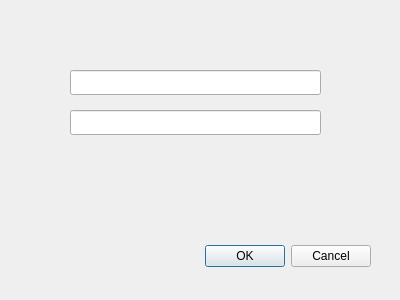
<?xml version="1.0" encoding="UTF-8"?>
<ui version="4.0">
 <class>AddMotherboard</class>
 <widget class="QDialog" name="AddMotherboard">
  <property name="geometry">
   <rect>
    <x>0</x>
    <y>0</y>
    <width>400</width>
    <height>300</height>
   </rect>
  </property>
  <property name="windowTitle">
   <string>Dialog</string>
  </property>
  <widget class="QDialogButtonBox" name="buttonBox">
   <property name="geometry">
    <rect>
     <x>30</x>
     <y>240</y>
     <width>341</width>
     <height>32</height>
    </rect>
   </property>
   <property name="orientation">
    <enum>Qt::Horizontal</enum>
   </property>
   <property name="standardButtons">
    <set>QDialogButtonBox::Cancel|QDialogButtonBox::Ok</set>
   </property>
  </widget>
  <widget class="QLineEdit" name="lineEdit">
   <property name="geometry">
    <rect>
     <x>70</x>
     <y>70</y>
     <width>251</width>
     <height>25</height>
    </rect>
   </property>
  </widget>
  <widget class="QLineEdit" name="lineEdit_2">
   <property name="geometry">
    <rect>
     <x>70</x>
     <y>110</y>
     <width>251</width>
     <height>25</height>
    </rect>
   </property>
  </widget>
 </widget>
 <resources/>
 <connections>
  <connection>
   <sender>buttonBox</sender>
   <signal>accepted()</signal>
   <receiver>AddMotherboard</receiver>
   <slot>accept()</slot>
   <hints>
    <hint type="sourcelabel">
     <x>248</x>
     <y>254</y>
    </hint>
    <hint type="destinationlabel">
     <x>157</x>
     <y>274</y>
    </hint>
   </hints>
  </connection>
  <connection>
   <sender>buttonBox</sender>
   <signal>rejected()</signal>
   <receiver>AddMotherboard</receiver>
   <slot>reject()</slot>
   <hints>
    <hint type="sourcelabel">
     <x>316</x>
     <y>260</y>
    </hint>
    <hint type="destinationlabel">
     <x>286</x>
     <y>274</y>
    </hint>
   </hints>
  </connection>
 </connections>
</ui>
